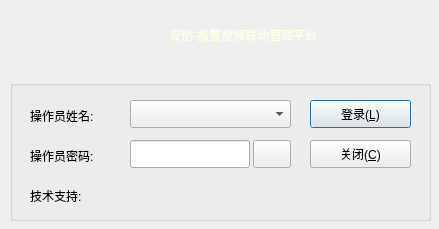
<?xml version="1.0" encoding="UTF-8"?>
<ui version="4.0">
 <class>frmLogin</class>
 <widget class="QDialog" name="frmLogin">
  <property name="geometry">
   <rect>
    <x>0</x>
    <y>0</y>
    <width>439</width>
    <height>229</height>
   </rect>
  </property>
  <property name="windowTitle">
   <string>操作员登录</string>
  </property>
  <property name="windowIcon">
   <iconset resource="main.qrc">
    <normaloff>:/image/main.png</normaloff>:/image/main.png</iconset>
  </property>
  <property name="styleSheet">
   <string notr="true">font: 12pt &quot;宋体&quot;;</string>
  </property>
  <widget class="QLabel" name="label">
   <property name="geometry">
    <rect>
     <x>0</x>
     <y>0</y>
     <width>500</width>
     <height>70</height>
    </rect>
   </property>
   <property name="styleSheet">
    <string notr="true">background-image: url(:/image/banner.png);</string>
   </property>
   <property name="text">
    <string/>
   </property>
  </widget>
  <widget class="QGroupBox" name="groupBox">
   <property name="geometry">
    <rect>
     <x>10</x>
     <y>80</y>
     <width>421</width>
     <height>141</height>
    </rect>
   </property>
   <property name="title">
    <string/>
   </property>
   <widget class="QComboBox" name="txtUserName">
    <property name="geometry">
     <rect>
      <x>120</x>
      <y>20</y>
      <width>161</width>
      <height>28</height>
     </rect>
    </property>
   </widget>
   <widget class="QLabel" name="labUserName">
    <property name="geometry">
     <rect>
      <x>20</x>
      <y>20</y>
      <width>91</width>
      <height>31</height>
     </rect>
    </property>
    <property name="text">
     <string>操作员姓名:</string>
    </property>
   </widget>
   <widget class="QLabel" name="labUserPwd">
    <property name="geometry">
     <rect>
      <x>20</x>
      <y>60</y>
      <width>91</width>
      <height>31</height>
     </rect>
    </property>
    <property name="text">
     <string>操作员密码:</string>
    </property>
   </widget>
   <widget class="QLineEdit" name="txtUserPwd">
    <property name="geometry">
     <rect>
      <x>120</x>
      <y>60</y>
      <width>120</width>
      <height>28</height>
     </rect>
    </property>
    <property name="echoMode">
     <enum>QLineEdit::Password</enum>
    </property>
   </widget>
   <widget class="QPushButton" name="btnLogin">
    <property name="geometry">
     <rect>
      <x>300</x>
      <y>20</y>
      <width>101</width>
      <height>28</height>
     </rect>
    </property>
    <property name="cursor">
     <cursorShape>PointingHandCursor</cursorShape>
    </property>
    <property name="text">
     <string>登录(&amp;L)</string>
    </property>
    <property name="icon">
     <iconset resource="main.qrc">
      <normaloff>:/image/update.png</normaloff>:/image/update.png</iconset>
    </property>
    <property name="iconSize">
     <size>
      <width>20</width>
      <height>20</height>
     </size>
    </property>
   </widget>
   <widget class="QPushButton" name="btnClose">
    <property name="geometry">
     <rect>
      <x>300</x>
      <y>60</y>
      <width>101</width>
      <height>28</height>
     </rect>
    </property>
    <property name="cursor">
     <cursorShape>PointingHandCursor</cursorShape>
    </property>
    <property name="toolTip">
     <string>&lt;html&gt;&lt;head/&gt;&lt;body&gt;&lt;p&gt;&lt;br/&gt;&lt;/p&gt;&lt;/body&gt;&lt;/html&gt;</string>
    </property>
    <property name="whatsThis">
     <string>&lt;html&gt;&lt;head/&gt;&lt;body&gt;&lt;p&gt;&lt;br/&gt;&lt;/p&gt;&lt;/body&gt;&lt;/html&gt;</string>
    </property>
    <property name="text">
     <string>关闭(&amp;C)</string>
    </property>
    <property name="icon">
     <iconset resource="main.qrc">
      <normaloff>:/image/delete.png</normaloff>:/image/delete.png</iconset>
    </property>
    <property name="iconSize">
     <size>
      <width>20</width>
      <height>20</height>
     </size>
    </property>
   </widget>
   <widget class="QLabel" name="labCompany">
    <property name="geometry">
     <rect>
      <x>20</x>
      <y>100</y>
      <width>381</width>
      <height>31</height>
     </rect>
    </property>
    <property name="text">
     <string>技术支持:</string>
    </property>
   </widget>
   <widget class="QPushButton" name="btnKey">
    <property name="geometry">
     <rect>
      <x>243</x>
      <y>60</y>
      <width>38</width>
      <height>28</height>
     </rect>
    </property>
    <property name="cursor">
     <cursorShape>PointingHandCursor</cursorShape>
    </property>
    <property name="text">
     <string/>
    </property>
    <property name="icon">
     <iconset resource="main.qrc">
      <normaloff>:/image/key.ico</normaloff>:/image/key.ico</iconset>
    </property>
    <property name="iconSize">
     <size>
      <width>32</width>
      <height>32</height>
     </size>
    </property>
   </widget>
  </widget>
  <widget class="QLabel" name="labTitle">
   <property name="geometry">
    <rect>
     <x>53</x>
     <y>0</y>
     <width>381</width>
     <height>70</height>
    </rect>
   </property>
   <property name="styleSheet">
    <string notr="true">font: 75 16pt &quot;宋体&quot;;
color: rgb(254, 255, 233);</string>
   </property>
   <property name="text">
    <string>安防-报警视频联动管理平台</string>
   </property>
   <property name="alignment">
    <set>Qt::AlignCenter</set>
   </property>
  </widget>
  <widget class="QGroupBox" name="gboxSoftKey">
   <property name="geometry">
    <rect>
     <x>30</x>
     <y>230</y>
     <width>261</width>
     <height>61</height>
    </rect>
   </property>
   <property name="autoFillBackground">
    <bool>true</bool>
   </property>
   <property name="styleSheet">
    <string notr="true">QWidget {
	font: 12pt &quot;宋体&quot;;
}
QPushButton {
    border: 1px solid #333333;    
}
QPushButton:pressed {
    background-color: #111111;
    border-color: #333333;
    color: yellow;
}</string>
   </property>
   <property name="title">
    <string/>
   </property>
   <widget class="QPushButton" name="btn0">
    <property name="geometry">
     <rect>
      <x>180</x>
      <y>20</y>
      <width>21</width>
      <height>21</height>
     </rect>
    </property>
    <property name="cursor">
     <cursorShape>PointingHandCursor</cursorShape>
    </property>
    <property name="text">
     <string>0</string>
    </property>
   </widget>
   <widget class="QPushButton" name="btn7">
    <property name="geometry">
     <rect>
      <x>200</x>
      <y>40</y>
      <width>21</width>
      <height>21</height>
     </rect>
    </property>
    <property name="cursor">
     <cursorShape>PointingHandCursor</cursorShape>
    </property>
    <property name="text">
     <string>7</string>
    </property>
   </widget>
   <widget class="QPushButton" name="btn6">
    <property name="geometry">
     <rect>
      <x>180</x>
      <y>40</y>
      <width>21</width>
      <height>21</height>
     </rect>
    </property>
    <property name="cursor">
     <cursorShape>PointingHandCursor</cursorShape>
    </property>
    <property name="text">
     <string>6</string>
    </property>
   </widget>
   <widget class="QPushButton" name="btnJ">
    <property name="geometry">
     <rect>
      <x>120</x>
      <y>20</y>
      <width>21</width>
      <height>21</height>
     </rect>
    </property>
    <property name="cursor">
     <cursorShape>PointingHandCursor</cursorShape>
    </property>
    <property name="text">
     <string>J</string>
    </property>
   </widget>
   <widget class="QPushButton" name="btnY">
    <property name="geometry">
     <rect>
      <x>100</x>
      <y>0</y>
      <width>21</width>
      <height>21</height>
     </rect>
    </property>
    <property name="cursor">
     <cursorShape>PointingHandCursor</cursorShape>
    </property>
    <property name="text">
     <string>Y</string>
    </property>
   </widget>
   <widget class="QPushButton" name="btnK">
    <property name="geometry">
     <rect>
      <x>140</x>
      <y>20</y>
      <width>21</width>
      <height>21</height>
     </rect>
    </property>
    <property name="cursor">
     <cursorShape>PointingHandCursor</cursorShape>
    </property>
    <property name="text">
     <string>K</string>
    </property>
   </widget>
   <widget class="QPushButton" name="btnG">
    <property name="geometry">
     <rect>
      <x>80</x>
      <y>20</y>
      <width>21</width>
      <height>21</height>
     </rect>
    </property>
    <property name="cursor">
     <cursorShape>PointingHandCursor</cursorShape>
    </property>
    <property name="text">
     <string>G</string>
    </property>
   </widget>
   <widget class="QPushButton" name="btn3">
    <property name="geometry">
     <rect>
      <x>240</x>
      <y>20</y>
      <width>21</width>
      <height>21</height>
     </rect>
    </property>
    <property name="cursor">
     <cursorShape>PointingHandCursor</cursorShape>
    </property>
    <property name="text">
     <string>3</string>
    </property>
   </widget>
   <widget class="QPushButton" name="btn2">
    <property name="geometry">
     <rect>
      <x>220</x>
      <y>20</y>
      <width>21</width>
      <height>21</height>
     </rect>
    </property>
    <property name="cursor">
     <cursorShape>PointingHandCursor</cursorShape>
    </property>
    <property name="text">
     <string>2</string>
    </property>
   </widget>
   <widget class="QPushButton" name="btnQ">
    <property name="geometry">
     <rect>
      <x>0</x>
      <y>0</y>
      <width>21</width>
      <height>21</height>
     </rect>
    </property>
    <property name="cursor">
     <cursorShape>PointingHandCursor</cursorShape>
    </property>
    <property name="text">
     <string>Q</string>
    </property>
   </widget>
   <widget class="QPushButton" name="btnA">
    <property name="geometry">
     <rect>
      <x>0</x>
      <y>20</y>
      <width>21</width>
      <height>21</height>
     </rect>
    </property>
    <property name="cursor">
     <cursorShape>PointingHandCursor</cursorShape>
    </property>
    <property name="text">
     <string>A</string>
    </property>
   </widget>
   <widget class="QPushButton" name="btnZ">
    <property name="geometry">
     <rect>
      <x>0</x>
      <y>40</y>
      <width>21</width>
      <height>21</height>
     </rect>
    </property>
    <property name="cursor">
     <cursorShape>PointingHandCursor</cursorShape>
    </property>
    <property name="text">
     <string>Z</string>
    </property>
   </widget>
   <widget class="QPushButton" name="btnP">
    <property name="geometry">
     <rect>
      <x>180</x>
      <y>0</y>
      <width>21</width>
      <height>21</height>
     </rect>
    </property>
    <property name="cursor">
     <cursorShape>PointingHandCursor</cursorShape>
    </property>
    <property name="text">
     <string>P</string>
    </property>
   </widget>
   <widget class="QPushButton" name="btn4">
    <property name="geometry">
     <rect>
      <x>140</x>
      <y>40</y>
      <width>21</width>
      <height>21</height>
     </rect>
    </property>
    <property name="cursor">
     <cursorShape>PointingHandCursor</cursorShape>
    </property>
    <property name="text">
     <string>4</string>
    </property>
   </widget>
   <widget class="QPushButton" name="btnF">
    <property name="geometry">
     <rect>
      <x>60</x>
      <y>20</y>
      <width>21</width>
      <height>21</height>
     </rect>
    </property>
    <property name="cursor">
     <cursorShape>PointingHandCursor</cursorShape>
    </property>
    <property name="text">
     <string>F</string>
    </property>
   </widget>
   <widget class="QPushButton" name="btnC">
    <property name="geometry">
     <rect>
      <x>40</x>
      <y>40</y>
      <width>21</width>
      <height>21</height>
     </rect>
    </property>
    <property name="cursor">
     <cursorShape>PointingHandCursor</cursorShape>
    </property>
    <property name="text">
     <string>C</string>
    </property>
   </widget>
   <widget class="QPushButton" name="btn9">
    <property name="geometry">
     <rect>
      <x>240</x>
      <y>40</y>
      <width>21</width>
      <height>21</height>
     </rect>
    </property>
    <property name="cursor">
     <cursorShape>PointingHandCursor</cursorShape>
    </property>
    <property name="text">
     <string>9</string>
    </property>
   </widget>
   <widget class="QPushButton" name="btnO">
    <property name="geometry">
     <rect>
      <x>160</x>
      <y>0</y>
      <width>21</width>
      <height>21</height>
     </rect>
    </property>
    <property name="cursor">
     <cursorShape>PointingHandCursor</cursorShape>
    </property>
    <property name="text">
     <string>O</string>
    </property>
   </widget>
   <widget class="QPushButton" name="btn1">
    <property name="geometry">
     <rect>
      <x>200</x>
      <y>20</y>
      <width>21</width>
      <height>21</height>
     </rect>
    </property>
    <property name="cursor">
     <cursorShape>PointingHandCursor</cursorShape>
    </property>
    <property name="text">
     <string>1</string>
    </property>
   </widget>
   <widget class="QPushButton" name="btnR">
    <property name="geometry">
     <rect>
      <x>60</x>
      <y>0</y>
      <width>21</width>
      <height>21</height>
     </rect>
    </property>
    <property name="cursor">
     <cursorShape>PointingHandCursor</cursorShape>
    </property>
    <property name="text">
     <string>R</string>
    </property>
   </widget>
   <widget class="QPushButton" name="btnN">
    <property name="geometry">
     <rect>
      <x>100</x>
      <y>40</y>
      <width>21</width>
      <height>21</height>
     </rect>
    </property>
    <property name="cursor">
     <cursorShape>PointingHandCursor</cursorShape>
    </property>
    <property name="text">
     <string>N</string>
    </property>
   </widget>
   <widget class="QPushButton" name="btn8">
    <property name="geometry">
     <rect>
      <x>220</x>
      <y>40</y>
      <width>21</width>
      <height>21</height>
     </rect>
    </property>
    <property name="cursor">
     <cursorShape>PointingHandCursor</cursorShape>
    </property>
    <property name="text">
     <string>8</string>
    </property>
   </widget>
   <widget class="QPushButton" name="btnH">
    <property name="geometry">
     <rect>
      <x>100</x>
      <y>20</y>
      <width>21</width>
      <height>21</height>
     </rect>
    </property>
    <property name="cursor">
     <cursorShape>PointingHandCursor</cursorShape>
    </property>
    <property name="text">
     <string>H</string>
    </property>
   </widget>
   <widget class="QPushButton" name="btnU">
    <property name="geometry">
     <rect>
      <x>120</x>
      <y>0</y>
      <width>21</width>
      <height>21</height>
     </rect>
    </property>
    <property name="cursor">
     <cursorShape>PointingHandCursor</cursorShape>
    </property>
    <property name="text">
     <string>U</string>
    </property>
   </widget>
   <widget class="QPushButton" name="btnV">
    <property name="geometry">
     <rect>
      <x>60</x>
      <y>40</y>
      <width>21</width>
      <height>21</height>
     </rect>
    </property>
    <property name="cursor">
     <cursorShape>PointingHandCursor</cursorShape>
    </property>
    <property name="text">
     <string>V</string>
    </property>
   </widget>
   <widget class="QPushButton" name="btnX">
    <property name="geometry">
     <rect>
      <x>20</x>
      <y>40</y>
      <width>21</width>
      <height>21</height>
     </rect>
    </property>
    <property name="cursor">
     <cursorShape>PointingHandCursor</cursorShape>
    </property>
    <property name="text">
     <string>X</string>
    </property>
   </widget>
   <widget class="QPushButton" name="btnE">
    <property name="geometry">
     <rect>
      <x>40</x>
      <y>0</y>
      <width>21</width>
      <height>21</height>
     </rect>
    </property>
    <property name="cursor">
     <cursorShape>PointingHandCursor</cursorShape>
    </property>
    <property name="text">
     <string>E</string>
    </property>
   </widget>
   <widget class="QPushButton" name="btnI">
    <property name="geometry">
     <rect>
      <x>140</x>
      <y>0</y>
      <width>21</width>
      <height>21</height>
     </rect>
    </property>
    <property name="cursor">
     <cursorShape>PointingHandCursor</cursorShape>
    </property>
    <property name="text">
     <string>I</string>
    </property>
   </widget>
   <widget class="QPushButton" name="btnS">
    <property name="geometry">
     <rect>
      <x>20</x>
      <y>20</y>
      <width>21</width>
      <height>21</height>
     </rect>
    </property>
    <property name="cursor">
     <cursorShape>PointingHandCursor</cursorShape>
    </property>
    <property name="text">
     <string>S</string>
    </property>
   </widget>
   <widget class="QPushButton" name="btnW">
    <property name="geometry">
     <rect>
      <x>20</x>
      <y>0</y>
      <width>21</width>
      <height>21</height>
     </rect>
    </property>
    <property name="cursor">
     <cursorShape>PointingHandCursor</cursorShape>
    </property>
    <property name="text">
     <string>W</string>
    </property>
   </widget>
   <widget class="QPushButton" name="btnL">
    <property name="geometry">
     <rect>
      <x>160</x>
      <y>20</y>
      <width>21</width>
      <height>21</height>
     </rect>
    </property>
    <property name="cursor">
     <cursorShape>PointingHandCursor</cursorShape>
    </property>
    <property name="text">
     <string>L</string>
    </property>
   </widget>
   <widget class="QPushButton" name="btnT">
    <property name="geometry">
     <rect>
      <x>80</x>
      <y>0</y>
      <width>21</width>
      <height>21</height>
     </rect>
    </property>
    <property name="cursor">
     <cursorShape>PointingHandCursor</cursorShape>
    </property>
    <property name="text">
     <string>T</string>
    </property>
   </widget>
   <widget class="QPushButton" name="btnB">
    <property name="geometry">
     <rect>
      <x>80</x>
      <y>40</y>
      <width>21</width>
      <height>21</height>
     </rect>
    </property>
    <property name="cursor">
     <cursorShape>PointingHandCursor</cursorShape>
    </property>
    <property name="text">
     <string>B</string>
    </property>
   </widget>
   <widget class="QPushButton" name="btnD">
    <property name="geometry">
     <rect>
      <x>40</x>
      <y>20</y>
      <width>21</width>
      <height>21</height>
     </rect>
    </property>
    <property name="cursor">
     <cursorShape>PointingHandCursor</cursorShape>
    </property>
    <property name="text">
     <string>D</string>
    </property>
   </widget>
   <widget class="QPushButton" name="btnM">
    <property name="geometry">
     <rect>
      <x>120</x>
      <y>40</y>
      <width>21</width>
      <height>21</height>
     </rect>
    </property>
    <property name="cursor">
     <cursorShape>PointingHandCursor</cursorShape>
    </property>
    <property name="text">
     <string>M</string>
    </property>
   </widget>
   <widget class="QPushButton" name="btn5">
    <property name="geometry">
     <rect>
      <x>160</x>
      <y>40</y>
      <width>21</width>
      <height>21</height>
     </rect>
    </property>
    <property name="cursor">
     <cursorShape>PointingHandCursor</cursorShape>
    </property>
    <property name="text">
     <string>5</string>
    </property>
   </widget>
   <widget class="QPushButton" name="btnDelete">
    <property name="geometry">
     <rect>
      <x>200</x>
      <y>0</y>
      <width>61</width>
      <height>21</height>
     </rect>
    </property>
    <property name="cursor">
     <cursorShape>PointingHandCursor</cursorShape>
    </property>
    <property name="text">
     <string>←</string>
    </property>
   </widget>
  </widget>
 </widget>
 <tabstops>
  <tabstop>txtUserPwd</tabstop>
  <tabstop>txtUserName</tabstop>
  <tabstop>btnLogin</tabstop>
  <tabstop>btnClose</tabstop>
 </tabstops>
 <resources>
  <include location="main.qrc"/>
 </resources>
 <connections/>
</ui>
